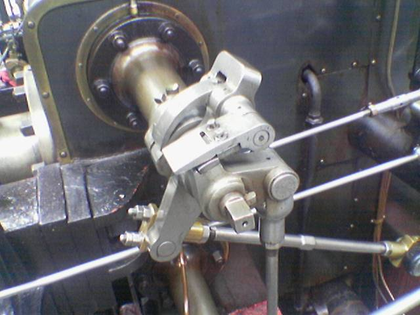
%> input picture LAB2/valve.png, 420 x 315 px, shrunk from 640 x 480 before the run
$ octave LAB2.m   (GNU Octave 9; MATLAB toolbox functions it lacks are replaced by stand-ins)
%> lines starting %> are read from the running program, lines starting %| are printed output that depends on the picture
### LAB2/grayscale.m
function GRAY = grayscale(IMG)

% convert image to grayscale using custom code
GRAY = 0.25 * IMG(:,:,1) + 0.5 * IMG(:,:,2) + 0.25 * IMG(:,:,3);

end

### LAB2/displayImage.m
function displayImage(IMG)

% get the width and height of the image
[height, width, channels] = size(IMG);

if channels == 1
    C = gray(256);
    colormap(C);
    %colormap('gray');
    if isa(IMG, 'uint8')
        image(IMG);
    else

        image(255 * IMG);
    end
else
    image(IMG);
end


end

### LAB2/sobel.m
function A = sobel(IMG)

% get the number of channels of the Image
[~, ~, channels] = size(IMG);

% if the image is not grayscale, complain
assert(channels == 1, 'A grayscale image should be provided');

% Sobel filter kernel : Gx
% Write here the sobel filter for the X AXIS
% ..
Gx = [-1,0,1,-2,0,2,-1,0,1];
% Sobel filter kernel : Gy
% Write here the sobel filter for the Y AXIS
% ..
Gy = [-1,0,1,-2,0,2,-1,0,1];

% HERE do a convolution of the image with Gx
% ..

B = convn(IMG, Gx, 'same');
% HERE do a convolution of the image with Gx
% ..
C = convn(IMG, Gy, 'same');
% the final gradient value is the addition of the absolute values of each
% convolution
% Write code HERE (Remove the "A = IMG;")
%..
A = abs(B)+abs(C);

end

### LAB2/gaussian_filter.m
function A = gaussian_filter(kernel_radius, sigma)

assert(kernel_radius > 0, 'Kernel size should greater than zero');

% if kernel_radius == 1 it creates a kernel of size 3x3 : (-1 0 1)
% kernel_radius == 2 it creas a kernel of size 5x5 : (-2 -1 0 1 2)
% kernel_radius == ....
A = ones(2 * kernel_radius + 1);
sum = 0.0;

for x = -kernel_radius:1:kernel_radius
    for y = -kernel_radius:1:kernel_radius
        % compute the weight from the gaussian function
        % Write code HERE (replace weight = 1.0;)
        % ..
        weight = exp(-((x^2+y^2)/(2*sigma^2)));

        % save the weight in the matix A
        % Write code HERE
        % ..
        A(x+kernel_radius+1,y+kernel_radius+1)=weight;
        % sum the coefficient to do a normalization later
        sum = sum + weight;
    end
end

%normalize due to energy loss
for x = 1:(2 * kernel_radius + 1)
    for y = 1:(2 * kernel_radius + 1)
        A(x,y) = A(x,y) / sum;
    end
end

end

### LAB2/LAB2.m
clear;
% load an image
A = imread('valve.png');
%> A is the input picture: size 315x420x3 uint8; mean R, G, B 106.3, 104.8, 108.9

% convert image of uint8 (0-255) to single (0.0-1.0)
B = single(A) / 255;

% convert image to grayscale
GRAY = grayscale(B);

% Laplacian filters
LAPLACE_FILTER1 = [0.0 -1.0 0.0; -1.0 4.0 -1.0; 0.0 -1.0 0.0];
LAPLACE_FILTER2 = [-1 -1 -1; -1 8 -1; -1 -1 -1];

% do a convolution of the grayscale image with the laplacian filter
DERIVATIVES = conv2(GRAY, LAPLACE_FILTER2, 'same');
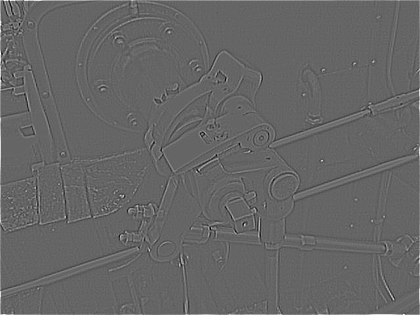
%> DERIVATIVES: size 315x420 single; min -2.51, max 3.8, mean 0.0138; drawn with min black and max white
%enable figure 1
figure(1);
displayImage(DERIVATIVES);
%> in displayImage, `image(255 * IMG);`:
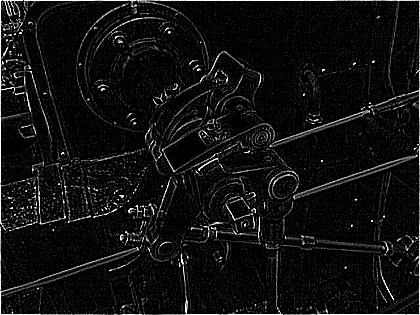
%> displayed picture: size 315x420x3, on the screen's scale of 0 to 255; min 0, max 255, mean 16.3

% enable figure 2
figure(2);
% split figure into 1x2 regions and draw on the first region
subplot(1,2,1);
displayImage(DERIVATIVES);

% Apply the Sobel filter
SOBEL_GRADIENTS = sobel(GRAY);
%> in sobel, `B = convn(IMG, Gx, 'same');`:
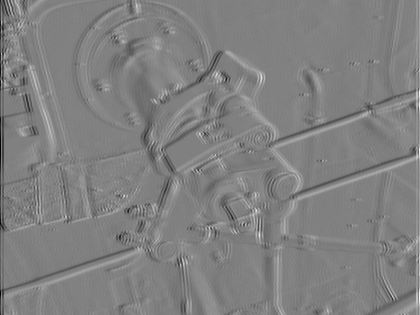
%> B: size 315x420 single; min -1.97, max 1.94, mean 0.00155; drawn with min black and max white
%> in sobel, `A = abs(B)+abs(C);`:
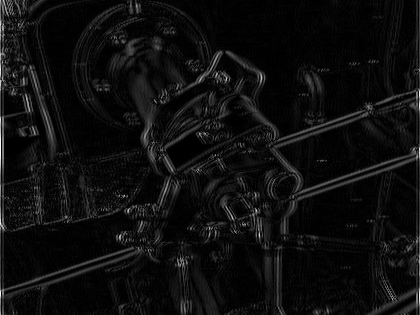
%> A: size 315x420 single; min 0, max 3.95, mean 0.227; drawn with min black and max white
% draw to the second position of the subplot
subplot(1,2,2);
displayImage(SOBEL_GRADIENTS);
%> in displayImage (call 3), `image(255 * IMG);`:
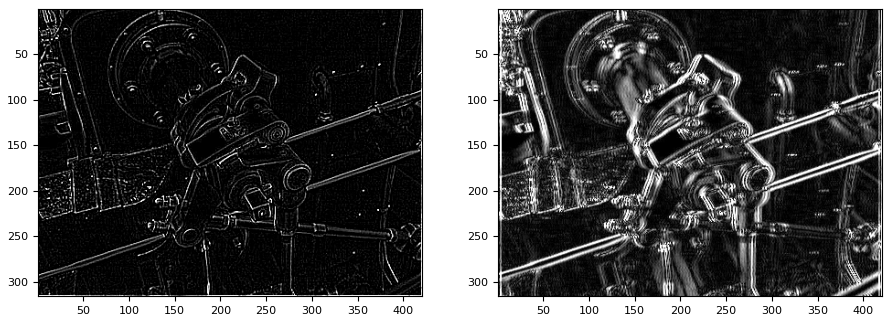
%> figure redrawn from the program's plot data, 2 panels

%-----------------------------------------------------------------------

% compute a gaussian filter of kernel size 5x5 and sigma 2.5
%myfilter = fspecial('gaussian',[5 5], 2.5);
myfilter = gaussian_filter(2, 2.5);

% enable figure 3
figure(3);
% split figure into 1x3 regions and draw on the first region
subplot(1,3,1);
% draw the filter as an image (scaled to 0 - 1)
displayImage(myfilter / max(max(myfilter)));

% draw to the second position of the subplot
subplot(1,3,2);
% draw the original RGB Image
displayImage(A);

% convolve the RGB image with the gaussian filter
G = convn(B, myfilter, 'same');
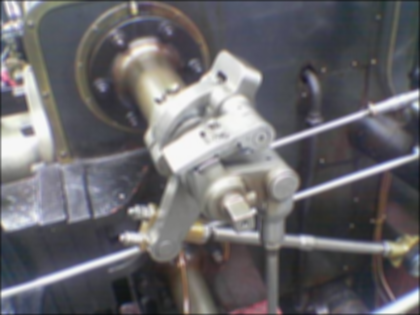
%> G: size 315x420x3 single; mean R, G, B 0.414, 0.408, 0.424

% draw the filter in the third position of the subplot
subplot(1,3,3);
displayImage(G);
%> in displayImage (call 6), `image(IMG);`:
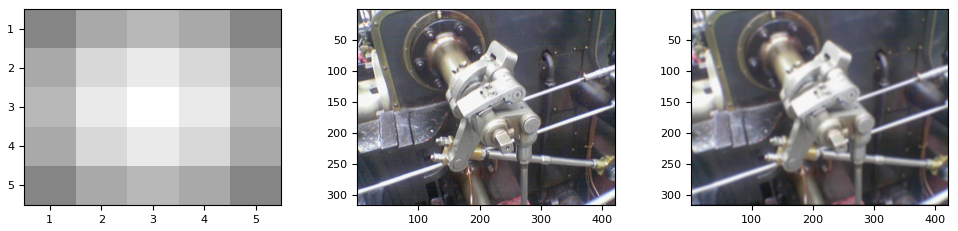
%> figure redrawn from the program's plot data, 3 panels
